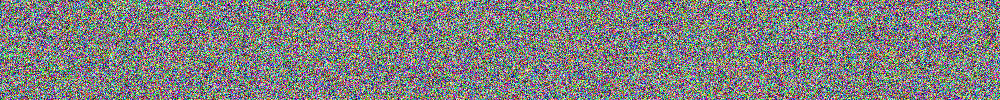
#> input picture misc/ImageManipulation/solution/random_image.png, 1000 x 100 px
$ python solution.py
#> lines starting #> are read from the running program, lines starting #| are printed output that depends on the picture
import numpy as np
import cv2

# Read the changes
from changes import changes

# Read the modified image
im = cv2.imread('random_image.png')
#> im is the input picture: shape (100, 1000, 3); mean B, G, R 127.6, 128, 127.4

try:
	# Reconstruct the original image:
	for y, x, color_changes in changes:
		im[y, x, 0] = (color_changes[0] + im[y, x, 0]) if color_changes[0] >= 0 else (im[y, x, 0] - abs(color_changes[0]))
		im[y, x, 1] = (color_changes[1] + im[y, x, 1]) if color_changes[1] >= 0 else (im[y, x, 1] - abs(color_changes[1]))
		im[y, x, 2] = (color_changes[2] + im[y, x, 2]) if color_changes[2] >= 0 else (im[y, x, 2] - abs(color_changes[2]))

except:
	print(x,y)
	print(im[y, x])
	print(color_changes)

# Write the image to disk:
cv2.imwrite('reconstructed_flag.png', im)

# [Optional] Enhance readability by modifying the color scheme of the image:
for y in range(im.shape[0]):
	for x in range(im.shape[1]):
		# The flag font color is roughly RGB = (185, 122, 87)
		im[y, x] = np.array([0, 0, 0], np.uint8) if 170 <= im[y, x][2] <= 200 and 105 <= im[y, x][1] <= 140 and 70 <= im[y, x][0] <= 105 else np.array([255, 255, 255], np.uint8)
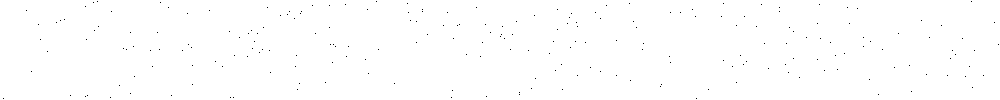
#> im: shape (100, 1000, 3); 99.8% white; black in thin lines or dots
cv2.imwrite('reconstructed_enhanced_flag.png', im)
